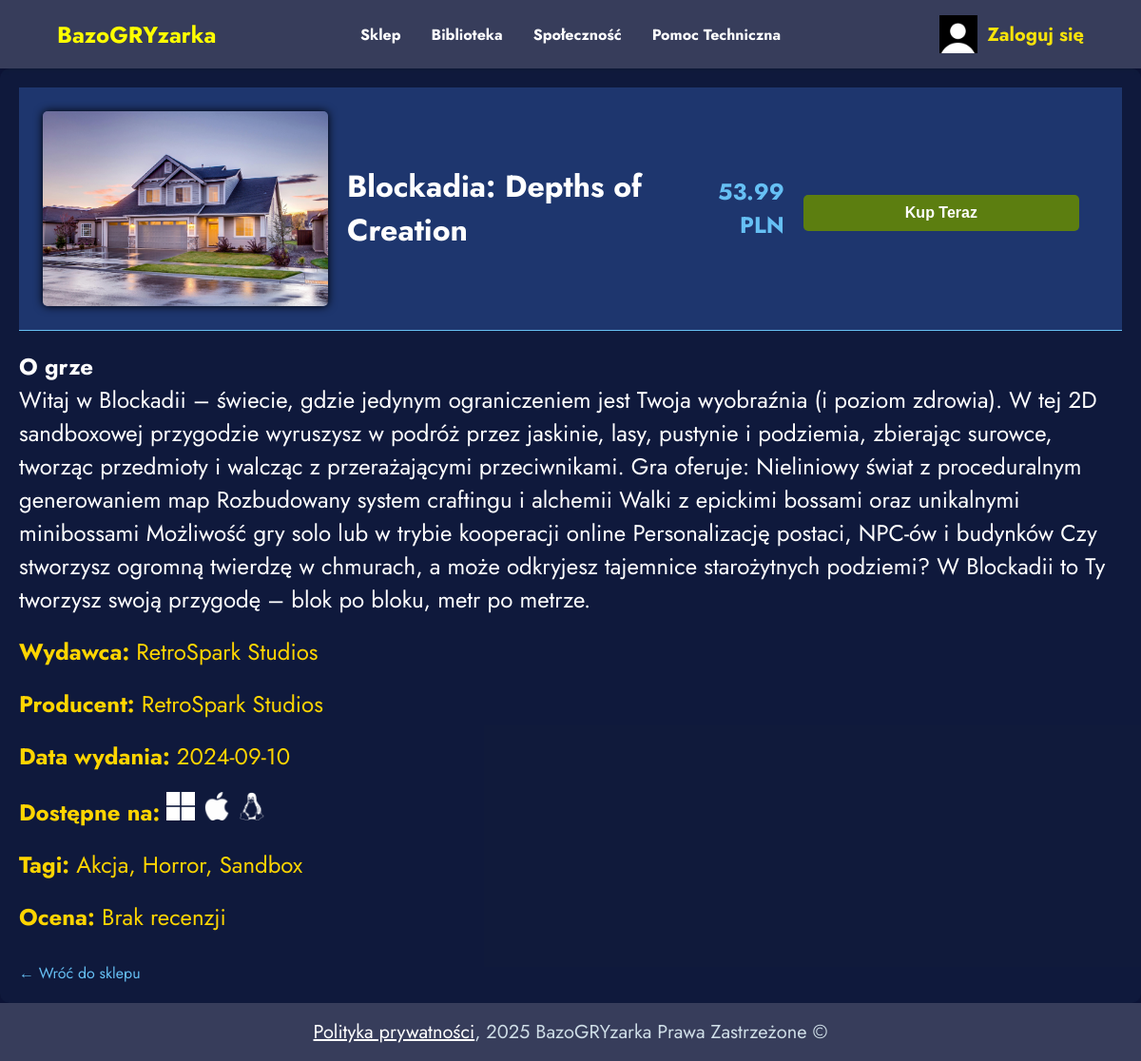
Page /game.php?id=46 on the committed database.
### tables this page shows
CREATE TABLE `Gra` (
  `IdGry` int NOT NULL,
  `Tytul` varchar(255) DEFAULT NULL,
  `Wydawca` varchar(255) DEFAULT NULL,
  `Producent` varchar(255) DEFAULT NULL,
  `Id_JakieSystemy` int DEFAULT NULL,
  `Cena` decimal(10,2) DEFAULT NULL,
  `Id_Pegi` int DEFAULT NULL,
  `DataWydania` date DEFAULT NULL,
  `krotkiOpis` text,
  `dlugiOpis` text,
  `zdjGlowne` text,
  `WebGLFolderName` varchar(255) DEFAULT NULL
);

### game.php (the view, shortened to what this page needs)
<?php
$conn = new mysqli("localhost", "root", "newpassword", "BazoGRYzarka");
$id = isset($_GET['id']) ? intval($_GET['id']) : 0;
$alreadyOwned = false;
$stmt = $conn->prepare("SELECT G.krotkiOpis, G.zdjGlowne, G.dlugiOpis, G.Tytul, G.Wydawca, G.Producent, G.Cena, G.DataWydania, JS.CzyWindows, JS.CzyMac, JS.CzyLinux
                        FROM Gra G
                        JOIN JakieSystemy JS ON G.Id_JakieSystemy = JS.Id_JakieSystemy
                        WHERE G.IdGry = ?");
$stmt->bind_param("i", $id);
$stmt->execute();
$result = $stmt->get_result();
$game = $result->fetch_assoc();
$tags = [];
$tagStmt = $conn->prepare("SELECT T.Nazwa FROM TagGry TG JOIN Tagi   T ON TG.Id_tagu = T.Id_tagu WHERE TG.Id_Gry = ?");
$tagStmt->bind_param("i", $id);
$tagStmt->execute();
$tagResult = $tagStmt->get_result();
while ($row = $tagResult->fetch_assoc()) {
    $tags[] = $row['Nazwa'];
}
$nick = $_SESSION['user'];
$stmt = $conn->prepare("SELECT ZdjecieProfilowe FROM Uzytkownik WHERE Nick = ?");
$stmt->bind_param("s", $nick);
$stmt->execute();
$result = $stmt->get_result();
if ($result->num_rows > 0) {
    $row = $result->fetch_assoc();
    $avatar = $row['ZdjecieProfilowe'] ?: 'default.jpg';
} else {
    $avatar = 'default.jpg';
}
$ratingInfo = [
    'avg' => null,
    'count' => 0
];
$ratingStmt = $conn->prepare("SELECT AVG(Typ) AS srednia, COUNT(*) AS liczba FROM Recenzje WHERE Id_Gry = ?");
$ratingStmt->bind_param("i", $id);
$ratingStmt->execute();
$ratingResult = $ratingStmt->get_result();
if ($ratingResult->num_rows > 0) {
    $row = $ratingResult->fetch_assoc();
    $ratingInfo['avg'] = $row['srednia'] !== null ? round($row['srednia'], 1) : null;
    $ratingInfo['count'] = $row['liczba'];
}
?>
<!DOCTYPE html>
<html lang="pl">
<head>
    <link rel="stylesheet" href="/BazoGRYzarka/styles.css">
</head>
<body style="display: block;">
<?php if ($game): ?>
    <nav class="navbar">
    <div class="nav-container">
        <h1 class="platform-name"><a href="/BazoGRYzarka/main">BazoGRYzarka</a></h1>
        <div class="nav-links">
            <a href="/BazoGRYzarka/sklep">Sklep</a>
            <a href="/BazoGRYzarka/library">Biblioteka</a>
            <a href="/BazoGRYzarka/community">Społeczność</a>
            <a href="/BazoGRYzarka/contact">Pomoc Techniczna</a>
        </div>
        <div class="user-profile">
    <?php if (isset($_SESSION['user']) && isset($_SESSION['user_id'])): ?>
        <img src="/BazoGRYzarka/images/<?php echo htmlspecialchars($avatar ?? '/BazoGRYzarka/images/default.jpg'); ?>" alt="User Avatar" class="user-avatar" width="40" height="40" />
        <span class="username"><a href="/BazoGRYzarka/profile"><?php echo htmlspecialchars($_SESSION['user']); ?></a></span>
    <?php else: ?>
        <img src="/BazoGRYzarka/images/default.jpg" alt="Default Avatar" class="user-avatar" width="40" height="40" />
        <span class="username"><a href="/BazoGRYzarka/login">Zaloguj się</a></span>
    <?php endif; ?>
</div>
    </div>
</nav>
    <div class="steam-container">
        <div class="steam-header">
            <img src="/BazoGRYzarka/images/<?php echo htmlspecialchars($game['zdjGlowne']); ?>" width="800" alt="Okładka gry" class="game-banner">
            <div class="game-info">
                <h1><?php echo htmlspecialchars($game['Tytul']); ?></h1>
                <p class="price"><?php echo number_format($game['Cena'], 2); ?> PLN</p>
                <?php
                if ($alreadyOwned)
                {
                    echo "<p class='purchase-message info'>Masz już tę grę.</p>";
                }
                else
                {
                    echo "<form method='post'>
                        <input type='hidden' name='buy' value='1'>
                        <button type='submit' class='buy-button'>Kup Teraz</button>
                    </form>";
                }
                ?>
            </div>
        </div>
        <div class="steam-description">
            <h2>O grze</h2>
            <p><?php echo nl2br(htmlspecialchars($game['dlugiOpis'])); ?></p>
        </div>
        <div class="steam-details">
            <p><strong>Wydawca:</strong> <?php echo htmlspecialchars($game['Wydawca']); ?></p>
            <p><strong>Producent:</strong> <?php echo htmlspecialchars($game['Producent']); ?></p>
            <p><strong>Data wydania:</strong> <?php echo htmlspecialchars($game['DataWydania']); ?></p>
            <p><strong>Dostępne na: </strong>
                <?php
                $systems = [];
                if ($game['CzyWindows']) $systems[] = "<img src='/BazoGRYzarka/images/windows.png' width='30'>";
                if ($game['CzyMac'])     $systems[] = "<img src='/BazoGRYzarka/images/mac.png' width='30'>";
                if ($game['CzyLinux'])   $systems[] = "<img src='/BazoGRYzarka/images/linux.png' width='30'>";
                echo implode(" ", $systems);
                ?>
            </p>
            <p><strong>Tagi:</strong>
                    <?php
if (!empty($tags)) {
    echo implode(", ", array_map('htmlspecialchars', $tags));
} else {
    echo "Brak tagów";
}
?>
            </p>
<p><strong>Ocena:</strong>
    <?php
    if ($ratingInfo['count'] > 0) {
        echo "{$ratingInfo['avg']} ★ ({$ratingInfo['count']} recenzji)";
    } else {
        echo "Brak recenzji";
    }
    ?>
</p>
        </div>
        <div class="back-link">
            <a href="/BazoGRYzarka/sklep">← Wróć do sklepu</a>
        </div>
    </div>
<?php else: ?>
    <p>Gra nie znaleziona.</p>
<?php endif; ?>
<div id="footer">
        <a href="privacy">Polityka prywatności</a>, 2025 BazoGRYzarka Prawa Zastrzeżone &copy;
    </div>
</body>
</html>

### styles.css (style rules this page uses)
* { margin: 0; padding: 0; box-sizing: border-box; }
body { font-family: 'Jost', sans-serif; background-color: #0C1336; color: #CFDEE7; display: flex; justify-content: center; align-items: center; height: 100vh; }
h1 { font-size: 2.8rem; margin-bottom: 15px; font-weight: 700; color: #92B4F4; }
p { font-size: 1.5rem; margin-bottom: 20px; color: #ffd500; }
form { background: #00296b; padding: 20px; border-radius: 10px; width: 400px; }
.game-info form { background: none; }
button { width: 100%; padding: 10px; background: #ffd500; border: none; color: #00296b; font-weight: bold; cursor: pointer; }
.steam-container { padding: 20px; background-color: #2a475e23; border-radius: 10px; height: auto; }
.steam-header { display: flex; gap: 20px; align-items: center; border-bottom: 1px solid #66c0f4; padding-bottom: 20px; background: #1e366e; padding: 25px; }
.game-banner { width: 300px; height: auto; border-radius: 5px; box-shadow: 0 0 10px #000; }
.steam-description p { color: white; }
.game-info { display: flex; justify-content: space-between; align-items: center; width: 100%; }
.game-info h1 { margin: 0; font-size: 32px; color: #ffffff; position: relative; }
.price { font-size: 24px; color: #66c0f4; margin-top: 10px; }
.buy-button { background-color: #5c7e10; color: white; padding: 10px 20px; margin-top: 10px; border: none; border-radius: 5px; font-size: 16px; cursor: pointer; }
.steam-description { margin-top: 20px; }
.steam-description h2 { color: #ffffff; }
.steam-details { margin-top: 20px; font-size: 14px; }
.back-link { margin-top: 30px; }
.back-link a { color: #66c0f4; text-decoration: none; }
.price { margin: 0; font-weight: bold; color: #66c0f4; text-align: right; }
.navbar { background-color: #373D5B; padding: 1rem 0; box-shadow: 0 2px 5px rgba(0,0,0,0.1); }
.nav-container { display: flex; justify-content: space-between; align-items: center; width: 90%; max-width: 1200px; margin: 0 auto; }
.platform-name { color: #ffffff; font-size: 1.5rem; margin-right: 3rem; font-weight: bold; }
.nav-links { display: flex; gap: 2rem; position: absolute; left: 50%; transform: translateX(-50%); }
.nav-links a { color: #FFFFFF; text-decoration: none; font-weight: bold; font-size: 1rem; transition: color 0.3s; }
.user-profile { display: flex; align-items: center; gap: 10px; margin-left: 20px; }
.user-avatar { width: 40px; height: 40px; object-fit: cover; }
.username { color: #f6e30b; font-weight: bold; font-size: 20px; }
.navbar h1 { margin-bottom: 0px; }
#footer { background-color: #373D5B; padding: 1rem 0; box-shadow: 0 2px 5px rgba(0,0,0,0.1); width: 100%; display: flex; justify-content: center; align-items: center; font-size: 20px; }
#footer a { color: white; }
.user-profile a { text-decoration: none; color: #f6e30b; }
.platform-name a { color: yellow; text-decoration: none; }

### rows in the picture
gra: zdjGlowne (picture), Tytul "Blockadia: Depths of Creation", Cena "53.99", dlugiOpis "Witaj w Blockadii – świecie, gdzie jedynym ograniczeniem jest Twoja wyobraźnia (i poziom zdrowia). W tej 2D sandboxowej przygodzie wyruszysz w podróż przez jaskinie, lasy, pustynie i podziemia, zbierając surowce, tworząc przedmioty i walcząc z przerażającymi przeciwnikami. Gra oferuje: Nieliniowy świat z proceduralnym generowaniem map Rozbudowany system craftingu i alchemii Walki z epickimi bossami oraz unikalnymi minibossami Możliwość gry solo lub w trybie kooperacji online Personalizację postaci, NPC-ów i budynków Czy stworzysz ogromną twierdzę w chmurach, a może odkryjesz tajemnice starożytnych podziemi? W Blockadii to Ty tworzysz swoją przygodę – blok po bloku, metr po metrze.", Wydawca "RetroSpark Studios", Producent "RetroSpark Studios", DataWydania "2024-09-10"

### other values in the picture
implode(", ", array_map('htmlspecialchars', $tags)) "Akcja, Horror, Sandbox"
